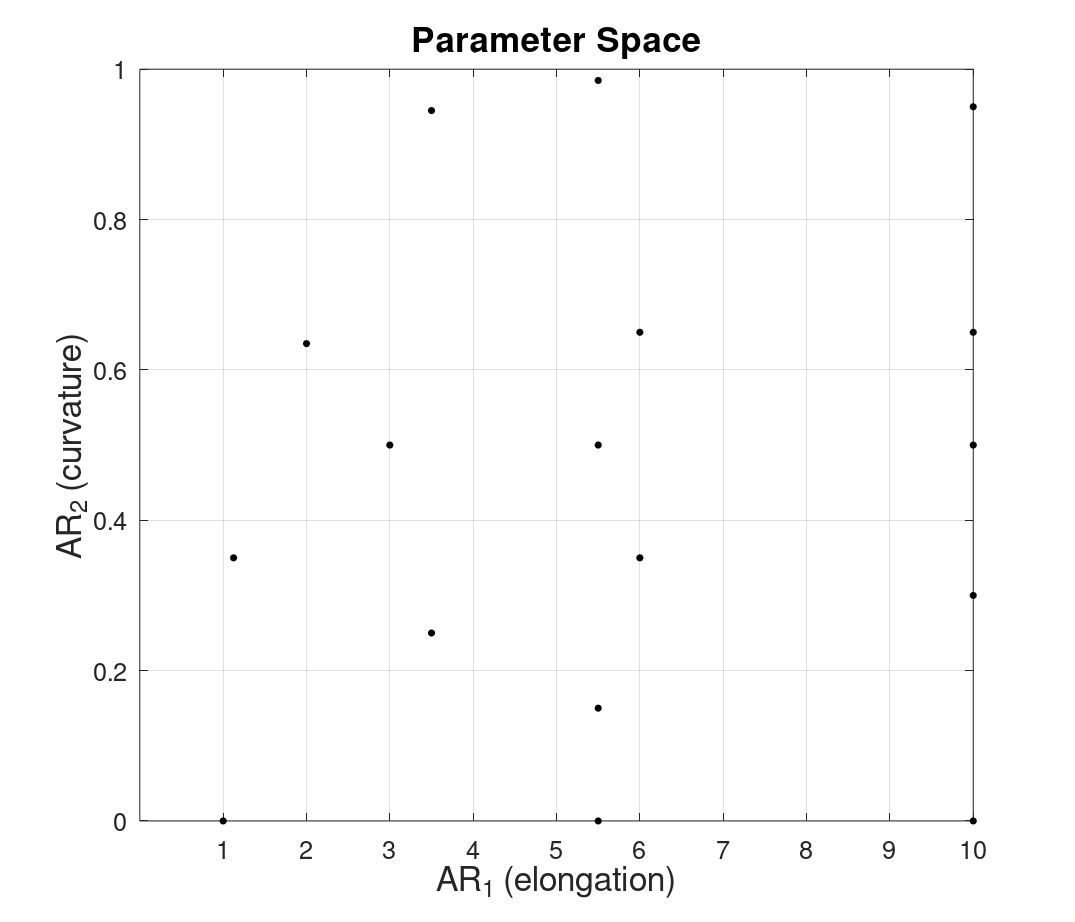

The MATLAB script that drew this image:

dumpfolder = 'E:\Hull\select_dumps\';

dumps = dir([dumpfolder,'*.mat']);
dumps = {dumps.name};

for d = 1:length(dumps)-3
    d
    load([dumpfolder,dumps{d}]);
    Mesh.Volume
    figure(d+200)
    clf
    
    [s,e] = plot_mesh(Mesh);  light;
    set(e,'edgealpha',0.2);
       xlim([-9 3.25])
    ylim([-1 3.5])
    zlim([-1 3.5])
    
    drawnow
%     pause
    
end

%%

for d = 1:length(dumps)
   
   
    figure(d)
%     set(gcf,'renderer','painters')
%     xlim([-9 3.25])
%     ylim([-1 3.5])
    axis off
%      axis on
    set(gcf,'color','w')
   name = [ dumps{d}(1:end-4)  ];
      print('-dpng','-r500',[dumpfolder,name,'.png']);
%         print([dumpfolder,name,'.eps'],'-depsc','-tiff','-painters');
    
end

%%
fontsizes.labels = 32;
fontsizes.axes = 24;
fontsizes.title = 33;

bodies = [1 0; 10 0; 10 0.95; 1.125 0.35; 2 0.635; 3.5 0.945; 5.5 0.985; 5.5 0; 10 0.65; 6 0.65; 3.5 0.25; 5.5 0.15;   10 0.3;  6 0.35; 5.5 0.5; 3 0.5; 10 0.5;];


figure(592)

% box on
xlim([1 10]);  ylim([0 1]);
plot(bodies(:,1),bodies(:,2),'ko','markerfacecolor','k');
grid on
set(gca,'fontsize',fontsizes.axes)

xlabel('AR_1 (elongation)','fontsize',fontsizes.labels);
ylabel('AR_2 (curvature)','fontsize',fontsizes.labels);
title('Parameter Space','fontsize',fontsizes.title);



set(gcf,'Position',[    519          38        1132         971]);
% set(gcf,'PaperPositionMode','manual');
 set(gcf,'PaperPosition',[    -1.6458      0.44271       14.15       12.137  ]);
 set(gca,'XTick',[1:10]);
   print('-dpng','-r600',[dumpfolder,'parameter_space','.png']);
